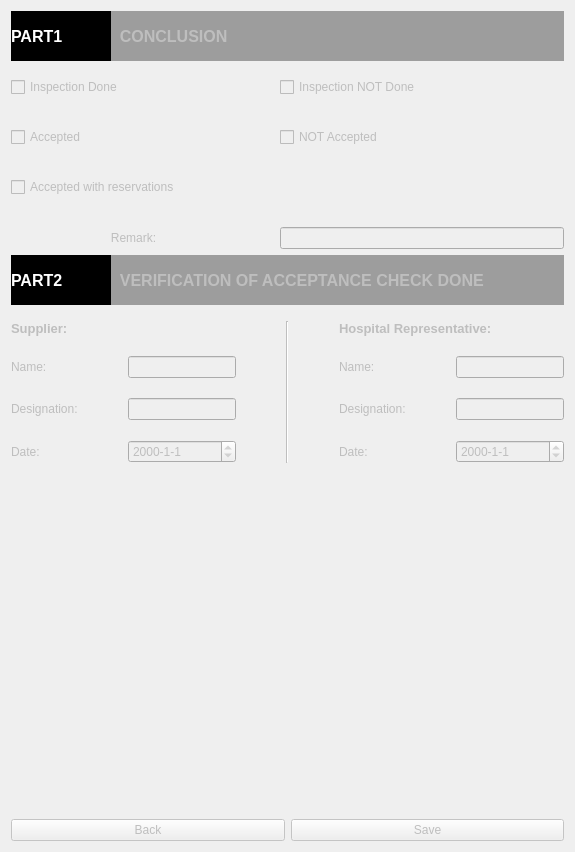
      <widget class="QWidget" name="tab4">
       <property name="enabled">
        <bool>false</bool>
       </property>
       <attribute name="title">
        <string>Step 4</string>
       </attribute>
       <layout class="QGridLayout" name="gridLayout_26">
        <item row="0" column="0">
         <layout class="QHBoxLayout" name="horizontalLayout_14">
          <property name="spacing">
           <number>0</number>
          </property>
          <property name="bottomMargin">
           <number>10</number>
          </property>
          <item>
           <widget class="QLabel" name="label_130">
            <property name="maximumSize">
             <size>
              <width>100</width>
              <height>50</height>
             </size>
            </property>
            <property name="font">
             <font>
              <pointsize>12</pointsize>
              <weight>75</weight>
              <bold>true</bold>
             </font>
            </property>
            <property name="styleSheet">
             <string notr="true">color: rgb(255, 255, 255);
background-color: rgb(0, 0, 0);
</string>
            </property>
            <property name="text">
             <string>PART1</string>
            </property>
            <property name="scaledContents">
             <bool>false</bool>
            </property>
            <property name="wordWrap">
             <bool>false</bool>
            </property>
            <property name="indent">
             <number>0</number>
            </property>
            <property name="openExternalLinks">
             <bool>false</bool>
            </property>
           </widget>
          </item>
          <item>
           <widget class="QLabel" name="label_131">
            <property name="minimumSize">
             <size>
              <width>0</width>
              <height>50</height>
             </size>
            </property>
            <property name="maximumSize">
             <size>
              <width>16777215</width>
              <height>50</height>
             </size>
            </property>
            <property name="font">
             <font>
              <pointsize>12</pointsize>
              <weight>75</weight>
              <bold>true</bold>
             </font>
            </property>
            <property name="styleSheet">
             <string notr="true">background-color: rgb(157, 157, 157);
</string>
            </property>
            <property name="text">
             <string>  CONCLUSION</string>
            </property>
            <property name="indent">
             <number>0</number>
            </property>
           </widget>
          </item>
         </layout>
        </item>
        <item row="1" column="0">
         <layout class="QFormLayout" name="formLayout">
          <property name="horizontalSpacing">
           <number>100</number>
          </property>
          <property name="verticalSpacing">
           <number>30</number>
          </property>
          <item row="0" column="0">
           <widget class="QCheckBox" name="inspectionDone">
            <property name="text">
             <string>Inspection Done</string>
            </property>
           </widget>
          </item>
          <item row="0" column="1">
           <widget class="QCheckBox" name="inspectionNOTDone">
            <property name="text">
             <string>Inspection NOT Done</string>
            </property>
           </widget>
          </item>
          <item row="1" column="0">
           <widget class="QCheckBox" name="accepted">
            <property name="text">
             <string>Accepted</string>
            </property>
           </widget>
          </item>
          <item row="1" column="1">
           <widget class="QCheckBox" name="notAccepted">
            <property name="text">
             <string>NOT Accepted</string>
            </property>
           </widget>
          </item>
          <item row="2" column="0">
           <widget class="QCheckBox" name="acceptedWithReservation">
            <property name="text">
             <string>Accepted with reservations</string>
            </property>
           </widget>
          </item>
          <item row="3" column="0">
           <widget class="QLabel" name="label_132">
            <property name="text">
             <string>                              Remark:</string>
            </property>
           </widget>
          </item>
          <item row="3" column="1">
           <widget class="QLineEdit" name="remark"/>
          </item>
         </layout>
        </item>
        <item row="2" column="0">
         <layout class="QHBoxLayout" name="horizontalLayout_15">
          <property name="spacing">
           <number>0</number>
          </property>
          <property name="bottomMargin">
           <number>10</number>
          </property>
          <item>
           <widget class="QLabel" name="label_133">
            <property name="maximumSize">
             <size>
              <width>100</width>
              <height>50</height>
             </size>
            </property>
            <property name="font">
             <font>
              <pointsize>12</pointsize>
              <weight>75</weight>
              <bold>true</bold>
             </font>
            </property>
            <property name="styleSheet">
             <string notr="true">color: rgb(255, 255, 255);
background-color: rgb(0, 0, 0);
</string>
            </property>
            <property name="text">
             <string>PART2</string>
            </property>
            <property name="scaledContents">
             <bool>false</bool>
            </property>
            <property name="wordWrap">
             <bool>false</bool>
            </property>
            <property name="indent">
             <number>0</number>
            </property>
            <property name="openExternalLinks">
             <bool>false</bool>
            </property>
           </widget>
          </item>
          <item>
           <widget class="QLabel" name="label_134">
            <property name="minimumSize">
             <size>
              <width>0</width>
              <height>50</height>
             </size>
            </property>
            <property name="maximumSize">
             <size>
              <width>16777215</width>
              <height>50</height>
             </size>
            </property>
            <property name="font">
             <font>
              <pointsize>12</pointsize>
              <weight>75</weight>
              <bold>true</bold>
             </font>
            </property>
            <property name="styleSheet">
             <string notr="true">background-color: rgb(157, 157, 157);
</string>
            </property>
            <property name="text">
             <string>  VERIFICATION OF ACCEPTANCE CHECK DONE</string>
            </property>
            <property name="indent">
             <number>0</number>
            </property>
           </widget>
          </item>
         </layout>
        </item>
        <item row="3" column="0">
         <layout class="QGridLayout" name="gridLayout_25">
          <property name="bottomMargin">
           <number>350</number>
          </property>
          <property name="horizontalSpacing">
           <number>50</number>
          </property>
          <property name="verticalSpacing">
           <number>20</number>
          </property>
          <item row="1" column="3">
           <widget class="QLabel" name="label_139">
            <property name="text">
             <string>Name:</string>
            </property>
           </widget>
          </item>
          <item row="2" column="3">
           <widget class="QLabel" name="label_140">
            <property name="text">
             <string>Designation:</string>
            </property>
           </widget>
          </item>
          <item row="1" column="0">
           <widget class="QLabel" name="label_136">
            <property name="text">
             <string>Name:</string>
            </property>
           </widget>
          </item>
          <item row="2" column="0">
           <widget class="QLabel" name="label_137">
            <property name="text">
             <string>Designation:</string>
            </property>
           </widget>
          </item>
          <item row="3" column="0">
           <widget class="QLabel" name="label_138">
            <property name="text">
             <string>Date:</string>
            </property>
           </widget>
          </item>
          <item row="2" column="1">
           <widget class="QLineEdit" name="supplierDesignation"/>
          </item>
          <item row="1" column="1">
           <widget class="QLineEdit" name="supplierName"/>
          </item>
          <item row="3" column="1">
           <widget class="QDateEdit" name="supplierDate">
            <property name="displayFormat">
             <string>yyyy-M-d</string>
            </property>
           </widget>
          </item>
          <item row="3" column="4">
           <widget class="QDateEdit" name="hospitalRepresentativeDate">
            <property name="displayFormat">
             <string>yyyy-M-d</string>
            </property>
           </widget>
          </item>
          <item row="0" column="0" colspan="2">
           <widget class="QLabel" name="label_135">
            <property name="font">
             <font>
              <pointsize>10</pointsize>
              <weight>75</weight>
              <bold>true</bold>
             </font>
            </property>
            <property name="text">
             <string>Supplier:</string>
            </property>
           </widget>
          </item>
          <item row="0" column="3" colspan="2">
           <widget class="QLabel" name="labelsda">
            <property name="maximumSize">
             <size>
              <width>16777215</width>
              <height>50</height>
             </size>
            </property>
            <property name="font">
             <font>
              <pointsize>10</pointsize>
              <weight>75</weight>
              <bold>true</bold>
             </font>
            </property>
            <property name="text">
             <string>Hospital Representative:</string>
            </property>
           </widget>
          </item>
          <item row="3" column="3">
           <widget class="QLabel" name="label_141">
            <property name="text">
             <string>Date:</string>
            </property>
           </widget>
          </item>
          <item row="0" column="2" rowspan="4">
           <widget class="Line" name="line_12">
            <property name="orientation">
             <enum>Qt::Vertical</enum>
            </property>
           </widget>
          </item>
          <item row="1" column="4">
           <widget class="QLineEdit" name="hospitalRepresentativeName"/>
          </item>
          <item row="2" column="4">
           <widget class="QLineEdit" name="hospitalRepresentativeDesignation"/>
          </item>
         </layout>
        </item>
        <item row="4" column="0">
         <layout class="QHBoxLayout" name="horizontalLayout_20">
          <item>
           <widget class="QPushButton" name="tab3Back">
            <property name="text">
             <string>Back</string>
            </property>
           </widget>
          </item>
          <item>
           <widget class="QPushButton" name="tab4Save">
            <property name="text">
             <string>Save</string>
            </property>
           </widget>
          </item>
         </layout>
        </item>
       </layout>
      </widget>
